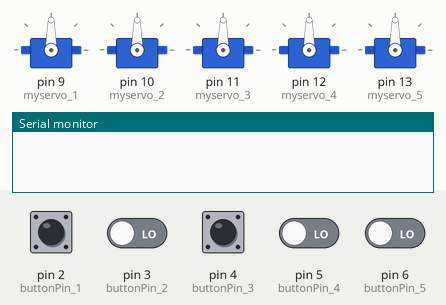
A sketch run on a simulated Arduino Uno, built with avr-gcc and run on an emulated ATmega328P. On the bench: 5 × servo, the last lines printed to the serial monitor. The test bench sets the inputs (shaded band); at power-on: pin 2 (buttonPin_1), pin 3 (buttonPin_2), pin 4 (buttonPin_3), pin 5 (buttonPin_4), pin 6 (buttonPin_5) LOW.

Above: at 1.2 s.
1.3 s: pin 2 (buttonPin_1) pulled HIGH for 0.15 s
At 1.45 s:
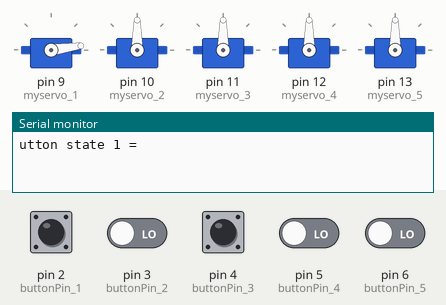
4.3 s: pin 2 (buttonPin_1) driven HIGH and pin 5 (buttonPin_4) driven HIGH
At 7.1 s:
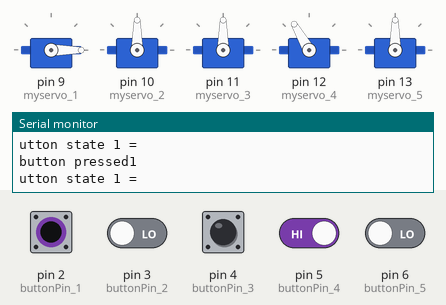
7.3 s: pin 3 (buttonPin_2) driven HIGH and pin 6 (buttonPin_5) driven HIGH
At 15.1 s:
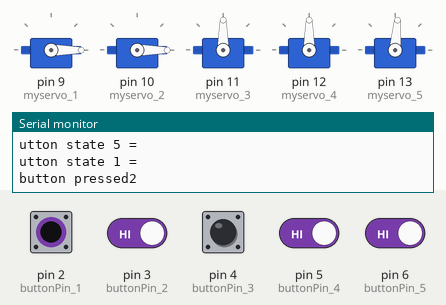
16.3 s: pin 4 (buttonPin_3) pulled HIGH for 0.15 s
Timing chart, 0 to 20.3 s (numbered marks = the images above; inputs shaded):
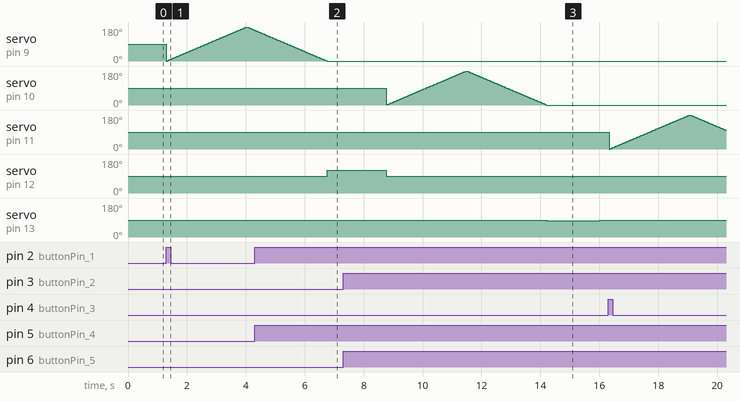

The sketch:

AET_313_Project2.ino
```cpp
#include <Servo.h>

Servo myservo_1;  // create Servo object to control a servo
Servo myservo_2;
Servo myservo_3;
Servo myservo_4;
Servo myservo_5;
// twelve Servo objects can be created on most boards

int pos1 = 0;    // variable to store the servo position
int pos2 = 0;
int pos3 = 0;
int pos4 = 0;
int pos5 = 0;

const int buttonPin_1 = 2;    // individual button pins for each scene
const int buttonPin_2 = 3;
const int buttonPin_3 = 4;
const int buttonPin_4 = 5;
const int buttonPin_5 = 6;

int buttonState_1 = 0;
int buttonState_2 = 0;
int buttonState_3 = 0;
int buttonState_4 = 0;
int buttonState_5 = 0;

bool pressedOnce1 = false;
bool pressedOnce2 = false;
bool pressedOnce3 = false;
bool pressedOnce4 = false;
bool pressedOnce5 = false;

void setup() {
  myservo_1.attach(9);  // attaches the servo on pin 9 to the Servo object
  myservo_2.attach(10);
  myservo_3.attach(11);
  myservo_4.attach(12);
  myservo_5.attach(13);
  pinMode(buttonPin_1, INPUT);
  pinMode(buttonPin_2, INPUT);
  pinMode(buttonPin_3, INPUT);
  pinMode(buttonPin_4, INPUT);
  pinMode(buttonPin_5, INPUT);

  Serial.begin(9600);
}

void loop() {

buttonState_1 = digitalRead(buttonPin_1);
buttonState_2 = digitalRead(buttonPin_2);
buttonState_3 = digitalRead(buttonPin_3);
buttonState_4 = digitalRead(buttonPin_4);
buttonState_5 = digitalRead(buttonPin_5);
if(buttonState_5 != LOW){
Serial.println("button state 5 = " + buttonState_5);
}
if(buttonState_1 != LOW){
Serial.println("button state 1 = " + buttonState_1);
}


  if (buttonState_1 == HIGH && pressedOnce1 == false) {
    pressedOnce1 = true;
   sweep(1);
   Serial.println("button pressed1");
  } else if(buttonState_1 == LOW){
   pressedOnce1 = false;
  }
   if (buttonState_2 == HIGH && pressedOnce2 == false) {
    pressedOnce2 = true;
   sweep2();
   Serial.println("button pressed2");
  } else if(buttonState_2 == LOW){
   pressedOnce2 = false;
  }
  if (buttonState_3 == HIGH && pressedOnce3 == false) {
    pressedOnce3 = true;
   sweep(3);
   Serial.println("button pressed3");
  } else if(buttonState_3 == LOW){
   pressedOnce3 = false;
  }
  if (buttonState_4 == HIGH && pressedOnce4 == false) {
    pressedOnce4 = true;
   sweep(4);
   Serial.println("button pressed4");
  } else if(buttonState_4 == LOW){
   pressedOnce4 = false;
  }
  if (buttonState_5 == HIGH && pressedOnce5 == false) {
    pressedOnce5 = true;
   sweep(5);
   Serial.println("button pressed5");
  } else if(buttonState_5 == LOW){
   pressedOnce5 = false;
  }

}
void sweep(int sceneNum){

 if (sceneNum == 1) {
   for (pos1 = 0; pos1 <= 180; pos1 += 1) { // goes from 0 degrees to 180 degrees
    // in steps of 1 degree
    myservo_1.write(pos1);              // tell servo to go to position in variable 'pos'
    delay(15);                       // waits 15 ms for the servo to reach the position
  }
  for (pos1 = 180; pos1 >= 0; pos1 -= 1) { // goes from 180 degrees to 0 degrees
    myservo_1.write(pos1);              // tell servo to go to position in variable 'pos'
    delay(15);                       // waits 15 ms for the servo to reach the position
  }
 }
else if (sceneNum == 2){
  for (pos2 = 0; pos2 <= 180; pos2 += 1) { // goes from 0 degrees to 180 degrees
    // in steps of 1 degree
    myservo_2.write(pos2);              // tell servo to go to position in variable 'pos'
    delay(15);                       // waits 15 ms for the servo to reach the position
  }
  for (pos2 = 180; pos2 >= 0; pos2 -= 1) { // goes from 180 degrees to 0 degrees
    myservo_2.write(pos2);              // tell servo to go to position in variable 'pos'
    delay(15);                       // waits 15 ms for the servo to reach the position
  }
}
else if (sceneNum == 3){
  for (pos3 = 0; pos3 <= 180; pos3 += 1) { // goes from 0 degrees to 180 degrees
    // in steps of 1 degree
    myservo_3.write(pos3);              // tell servo to go to position in variable 'pos'
    delay(15);                       // waits 15 ms for the servo to reach the position
  }
  for (pos3 = 180; pos3 >= 0; pos3 -= 1) { // goes from 180 degrees to 0 degrees
    myservo_3.write(pos3);              // tell servo to go to position in variable 'pos'
    delay(15);                       // waits 15 ms for the servo to reach the position
  }
}
else if (sceneNum == 4){
  myservo_4.write(120);
  delay(2000);
  myservo_4.write(90);
}
else if (sceneNum == 5){
  myservo_5.write(85);
 delay(1800);
 myservo_5.write(90);
}
}

void sweep2(){

for (pos2 = 0; pos2 <= 180; pos2 += 1) { // goes from 0 degrees to 180 degrees
    // in steps of 1 degree
    myservo_2.write(pos2);              // tell servo to go to position in variable 'pos'
    delay(15);                       // waits 15 ms for the servo to reach the position
  }
for (pos2 = 180; pos2 >= 0; pos2 -= 1) { // goes from 180 degrees to 0 degrees
    myservo_2.write(pos2);              // tell servo to go to position in variable 'pos'
    delay(15);                       // waits 15 ms for the servo to reach the position
  }

}
```

Measured:
- after the input at 4.3 s, servo on pin 12 (myservo_4): 90° → 120° after 2.5 s
- after the input at 7.3 s, servo on pin 13 (myservo_5): 90° → 85° after 6.9 s, → 90° 1.8 s later
